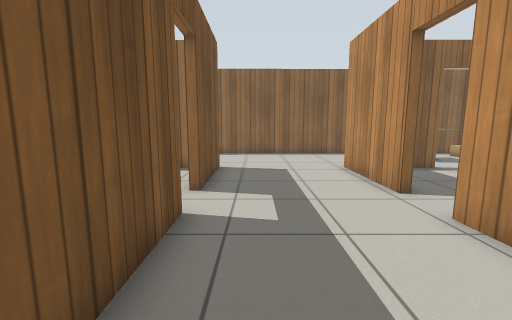
[1] (above)

19 first-person views from a walk through a world built for the Gazebo simulator. The camera is 0.9 m above the floor, tilts 8° down and sees 90° across. The floor is counted in squares, 0.5 m on a side. Each view is taken from the middle of a square. On the plan, view 1 faces up. The plan holds only what a view shows up to about 15 squares ahead; the rest is blank. Simple patterns stand in for the simulator's built-in surfaces.

[2]
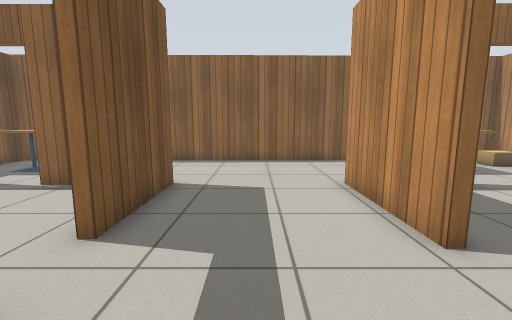

[3]
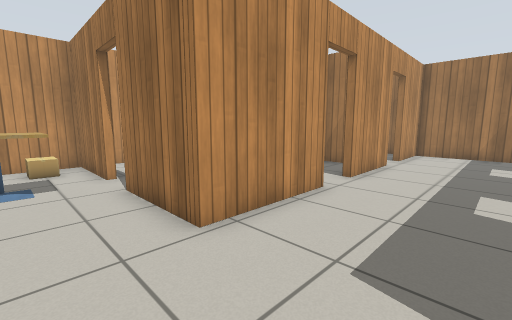

[4]
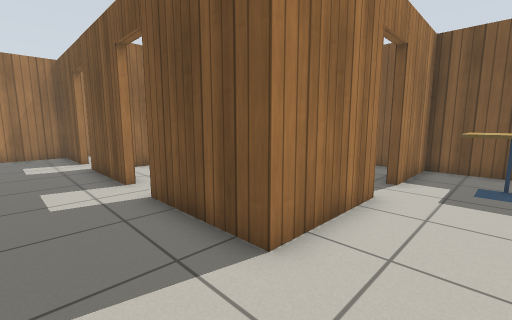

[5]
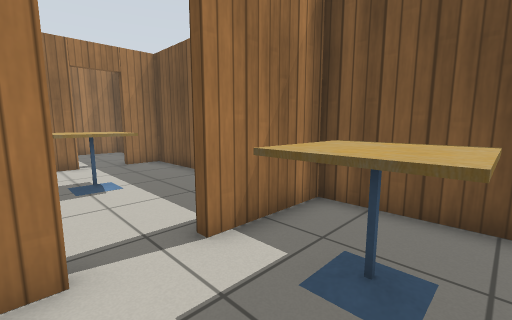

[6]
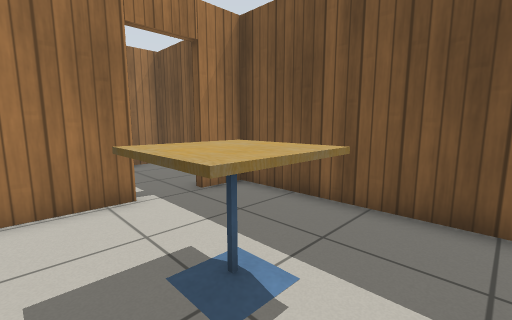

[7]
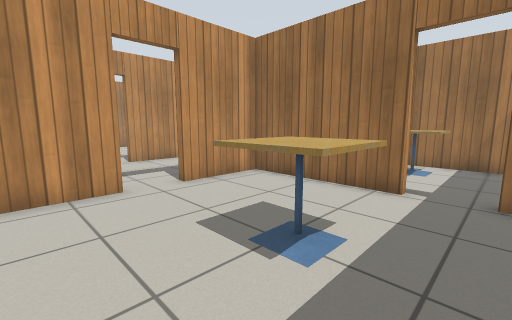

[8]
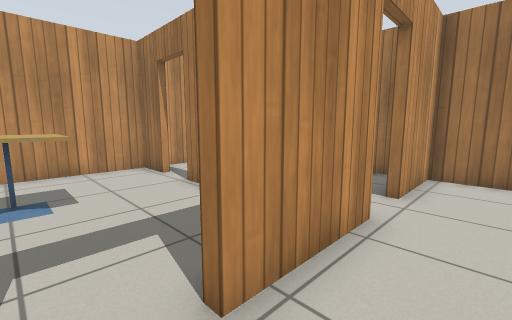

[9]
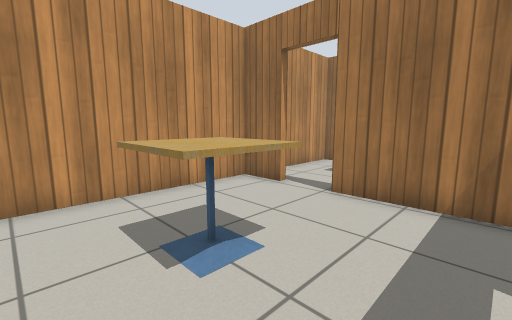

[10]
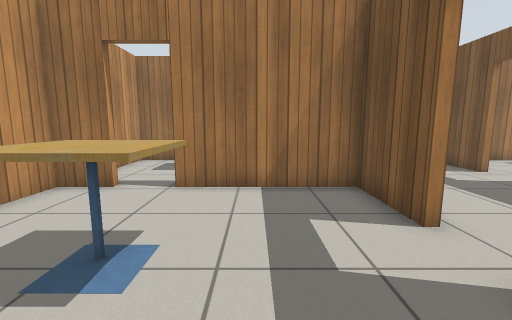

[11]
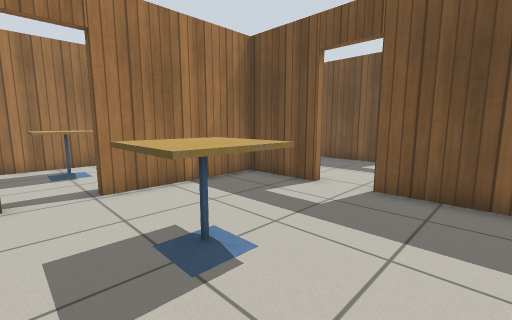

[12]
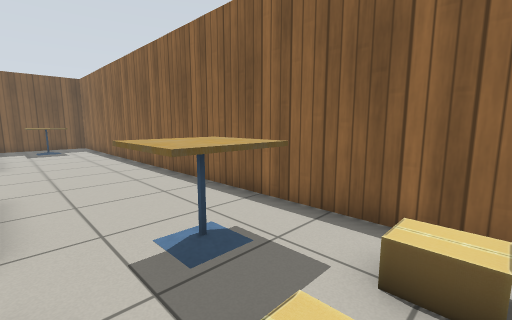

[13]
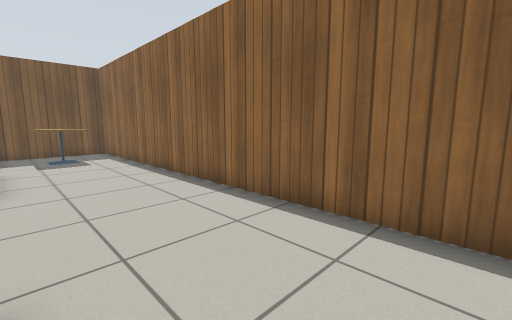

[14]
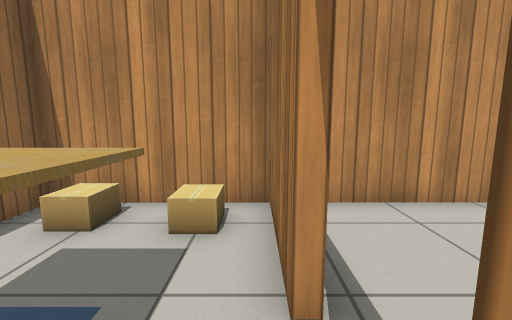

[15]
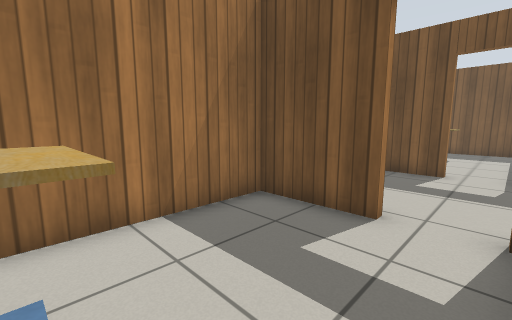

[16]
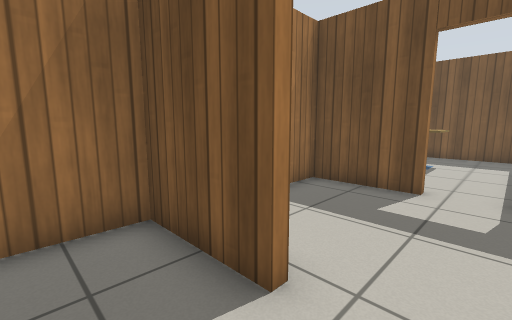

[17]
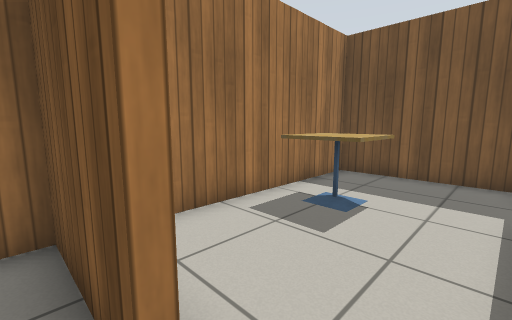

[18]
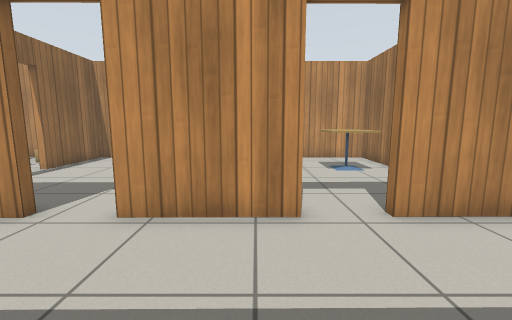

[19]
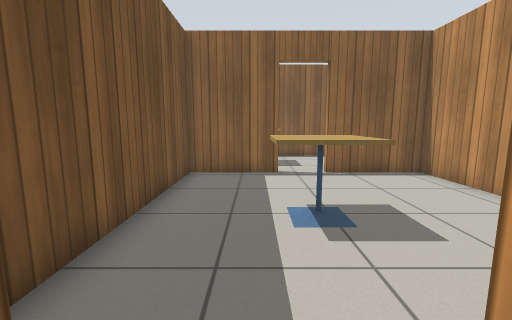

### Floor plan
Points are (right, up) in squares from view 1. A wall is a line through its corners. A room is listed if a view was taken in it or the views show most of it. See-through windows are left out.
Room 1 (views 1, 2, 3, 4, 5, 8, 12, 13, 14, 17, 18)
walls: (3.7, 6.5) (3.7, 10.7) (7.4, 10.7); (-1.5, 5.1) (-1.5, 1.3); (-5.5, 10.7) (-1.5, 10.7) (-1.5, 6.8); (9.1, 10.7) (12.7, 10.7) (12.7, 15.7) (-10.5, 15.5) (-10.5, 10.7) (-7.1, 10.7); (3.8, 1.1) (3.8, 4.8); (-1.5, -0.5) (-1.4, -3.7) (3.8, -3.7) (3.8, -0.7)
ways out: open door at (-6.3, 10.7) to room 2; open door at (-2, 5.5) to room 2; open door at (4, 5.5) to room 3; open door at (8.3, 10.7) to room 3; open door at (4, 0.5) to room 4; open door at (-2, 0.5) to room 5
objects: cafe table (-8, 12) to (-7, 14); cafe table (8, 12) to (9, 14); cardboard box (11, 12) to (12, 12); cardboard box (11, 14) to (12, 14)
Room 2 (views 6, 7)
walls: (-7.1, 1.8) (-1.8, 1.8) (-1.8, 5); (-7.1, 10.4) (-10.5, 10.4) (-10.4, 1.7) (-8.9, 1.7); (-1.8, 6.8) (-1.8, 10.4) (-5.4, 10.4)
ways out: open door at (-6.3, 10.7) to room 1; open door at (-2, 5.5) to room 1; open door at (-8.5, 2) to room 5
objects: cafe table (-7, 5) to (-6, 7)
Room 3 (views 9, 10, 11)
walls: (4.1, 4.8) (4.1, 1.8) (9.4, 1.8); (7.4, 10.4) (6.4, 10.4); (4, 9.2) (4, 6.5); (11.1, 1.8) (12.7, 1.8) (12.7, 10.4) (9.1, 10.4)
ways out: open door at (4, 5.5) to room 1; open door at (8.3, 10.7) to room 1; open door at (10.5, 2) to room 4
objects: cafe table (8, 5) to (10, 7)
Room 4 (views 15, 16)
walls: (4.1, -0.7) (4.1, -3.7) (12.7, -3.7) (12.7, 0.7)
ways out: open door at (4, 0.5) to room 1; open door at (10.5, 2) to room 3
objects: cafe table (9, -2) to (10, -1)
Room 5 (view 19)
walls: (-10.4, 1.1) (-10.4, -3.7) (-2.4, -3.7)
ways out: open door at (-2, 0.5) to room 1; open door at (-8.5, 2) to room 2
objects: cafe table (-7, -2) to (-6, -1)

Positions as (right, up) in squares from view 1, and headings:
1: (0, 0), facing up
2: (1, 3), facing up
3: (0, 13), facing down-right
4: (1, 13), facing down-left
5: (-5, 14), facing down-left
6: (-5, 8), facing down-left
7: (-9, 9), facing down-right
8: (2, 6), facing down-right
9: (6, 8), facing down-right
10: (7, 9), facing down
11: (11, 9), facing down-left
12: (12, 11), facing up-left
13: (7, 11), facing up-left
14: (7, 11), facing right
15: (9, 1), facing down-left
16: (6, 1), facing down-left
17: (-1, 1), facing down-left
18: (-1, 2), facing right
19: (-8, 1), facing up
